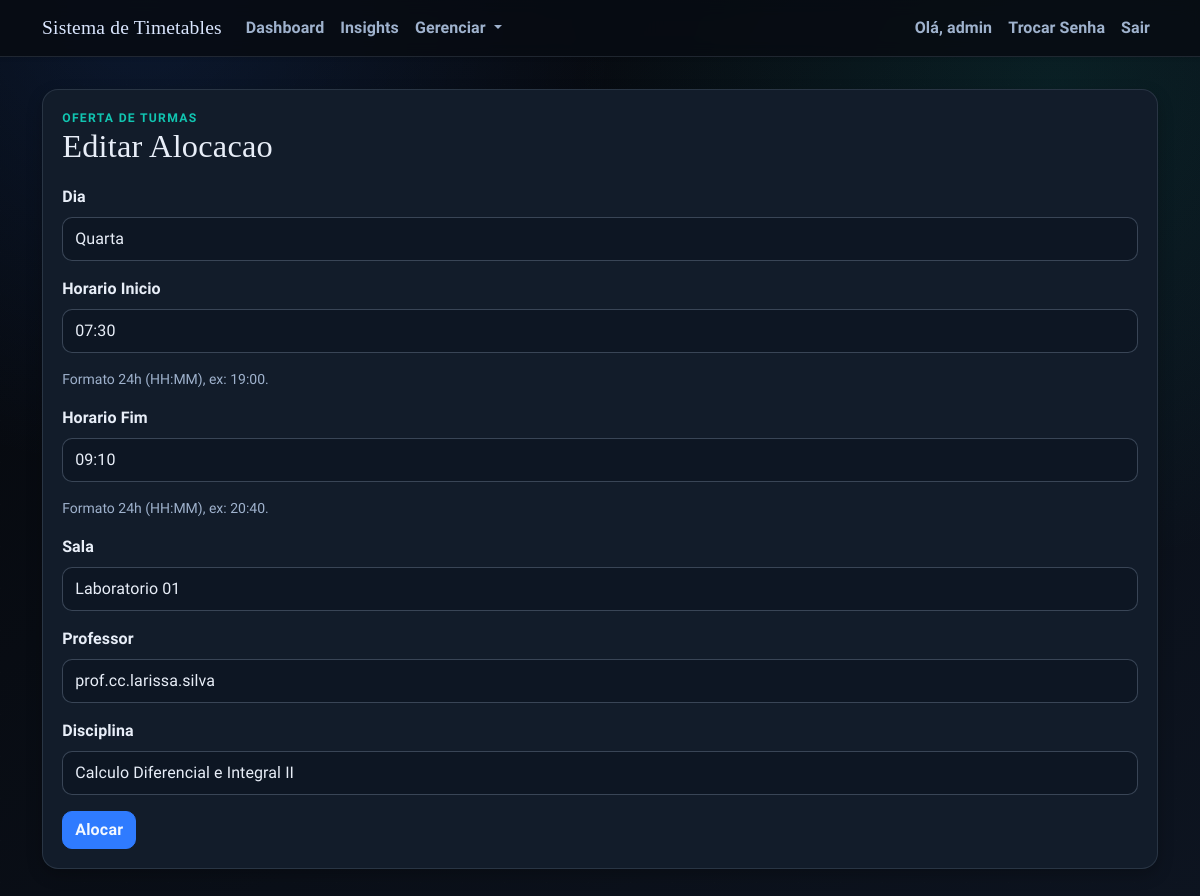
Page /timetable/edit/70 (signed in) on the committed database.
### app/models.py (models this page shows, shortened)
class User(UserMixin, db.Model):
    id = db.Column(db.Integer, primary_key=True)
    username = db.Column(db.String(64), unique=True, nullable=False)
    email = db.Column(db.String(120), unique=True, nullable=False)
    password_hash = db.Column(db.String(128))
    role = db.Column(db.String(20), default='professor')  # 'admin' or 'professor'
    def is_admin(self):
        return self.role == 'admin'

class Timetable(db.Model):
    id = db.Column(db.Integer, primary_key=True)
    dia = db.Column(db.String(20), nullable=False)  # e.g., 'Segunda', 'Terça'
    hora_inicio = db.Column(db.Time, nullable=False)
    hora_fim = db.Column(db.Time, nullable=False)
    sala_id = db.Column(db.Integer, db.ForeignKey('sala.id'), nullable=False)
    professor_id = db.Column(db.Integer, db.ForeignKey('user.id'), nullable=False)
    disciplina_id = db.Column(db.Integer, db.ForeignKey('disciplina.id'), nullable=False)
    sala = db.relationship('Sala', backref='timetables')
    professor = db.relationship('User', backref='timetables')
    disciplina = db.relationship('Disciplina', backref='timetables')
    __table_args__ = (
        db.UniqueConstraint('dia', 'hora_inicio', 'hora_fim', 'sala_id', name='unique_dia_horario_sala'),
        db.UniqueConstraint('dia', 'hora_inicio', 'hora_fim', 'professor_id', name='unique_dia_horario_professor'),
    )

### app/routes/admin.py (the view, shortened to what this page needs)
@bp.route("/timetable/edit/<int:id>", methods=["GET", "POST"])
@login_required
@admin_required
def edit_timetable(id):
    timetable = db.get_or_404(Timetable, id)
    form = TimetableForm()
    form.sala_id.choices = [(s.id, s.nome) for s in Sala.query.order_by(Sala.nome.asc()).all()]
    form.professor_id.choices = [
        (p.id, p.username) for p in User.query.filter_by(role="professor").order_by(User.username.asc()).all()
    ]
    form.disciplina_id.choices = [(d.id, d.nome) for d in Disciplina.query.order_by(Disciplina.nome.asc()).all()]
    if request.method == "GET":
        form.dia.data = timetable.dia
        form.hora_inicio.data = timetable.hora_inicio.strftime("%H:%M")
        form.hora_fim.data = timetable.hora_fim.strftime("%H:%M")
        form.sala_id.data = timetable.sala_id
        form.professor_id.data = timetable.professor_id
        form.disciplina_id.data = timetable.disciplina_id
    return render_template("timetable_form.html", form=form, title="Editar Alocacao")

### app/models.py (called while the page is built)
@login_manager.user_loader
def load_user(user_id):
    return db.session.get(User, int(user_id))

### app/routes/helpers.py (called while the page is built)
def admin_required_redirect():
    if getattr(current_user, "is_authenticated", False) and current_user.is_admin():
        return None
    flash("Acesso restrito ao administrador.", "danger")
    return redirect(url_for("main.index"))

def admin_required(view_func):
    @wraps(view_func)
    def wrapper(*args, **kwargs):
        guard = admin_required_redirect()
        if guard:
            return guard
        return view_func(*args, **kwargs)
    return wrapper

### templates/timetable_form.html (shortened to what this page needs)
{% extends "base.html" %}
{% from "_form_helpers.html" import render_field %}
{% block content %}
<section class="surface form-shell stagger-in">
  <div class="page-head">
    <div>
      <p class="eyebrow">Oferta de Turmas</p>
      <h1>{{ title }}</h1>
    </div>
  </div>
  <form method="POST" novalidate>
    {{ render_field(form.dia) }}
    {{ render_field(form.hora_inicio) }}
    <div class="form-text mb-3">Formato 24h (HH:MM), ex: 19:00.</div>
    {{ render_field(form.hora_fim) }}
    <div class="form-text mb-3">Formato 24h (HH:MM), ex: 20:40.</div>
    {{ render_field(form.sala_id) }}
    {{ render_field(form.professor_id) }}
    {{ render_field(form.disciplina_id) }}
    {{ form.submit(class="btn btn-primary") }}
  </form>
</section>
{% endblock %}

### templates/base.html (shortened to what this page needs)
<!doctype html>
<html lang="pt-br">
  <head>
    <link
      href="https://cdn.jsdelivr.net/npm/bootstrap@5.1.3/dist/css/bootstrap.min.css"
      rel="stylesheet"
    />
    <link rel="stylesheet" href="{{ url_for('static', filename='css/styles.css') }}" />
  </head>
  <body>
    <nav class="navbar navbar-expand-lg app-nav shadow-sm">
      <div class="container">
        <a class="navbar-brand" href="{{ url_for('main.index') }}">
          Sistema de Timetables
        </a>
        {% if current_user.is_authenticated %}
        <div class="collapse navbar-collapse" id="navbarNav">
          <ul class="navbar-nav me-auto">
            {% if current_user.is_admin() %}
            <li class="nav-item">
              <a class="nav-link" href="{{ url_for('main.admin_dashboard') }}">Dashboard</a>
            </li>
            <li class="nav-item">
              <a class="nav-link" href="{{ url_for('main.admin_insights') }}">Insights</a>
            </li>
            <li class="nav-item dropdown">
              <a
                class="nav-link dropdown-toggle"
                href="#"
                id="adminDropdown"
                role="button"
                data-bs-toggle="dropdown"
                aria-expanded="false"
              >
                Gerenciar
              </a>
            </li>
            {% else %}
            <li class="nav-item">
              <a class="nav-link" href="{{ url_for('main.professor_dashboard') }}">Minhas Turmas</a>
            </li>
            {% endif %}
          </ul>
          <ul class="navbar-nav">
            <li class="nav-item">
              <span class="nav-link">Olá, {{ current_user.username }}</span>
            </li>
            <li class="nav-item">
              <a class="nav-link" href="{{ url_for('main.change_password') }}">Trocar Senha</a>
            </li>
            <li class="nav-item">
              <a class="nav-link" href="{{ url_for('main.logout') }}">Sair</a>
            </li>
          </ul>
        </div>
        {% endif %}
      </div>
    </nav>
    <main class="container app-main">
      {% block content %}{% endblock %}
    </main>
  </body>
</html>

### templates/_form_helpers.html (shortened to what this page needs)
{% macro render_field(field, class_name='form-control') %}
<div class="mb-3">
  {{ field.label(class="form-label") }}
  {% if field.type in ['SelectField'] %}
  {% set base_class = 'form-select' %}
  {% else %}
  {% set base_class = class_name %}
  {% endif %}
  {% set field_class = base_class + (' is-invalid' if field.errors else '') %}
  {{ field(class=field_class) }}
</div>
{% endmacro %}

### static/css/styles.css (style rules this page uses)
:root { --bg-1: #05070b; --bg-2: #0d1420; --surface: #121c2a; --surface-soft: #192636; --ink-1: #e8eef8; --ink-2: #9fb2cd; --line: #273954; --brand: #2f7bff; --brand-strong: #1f5fd0; --accent: #11c5b1; --accent-strong: #0d9788; --ok: #22c55e; --danger: #f25f7a; --warning: #f4b642; --radius-lg: 16px; --radius-md: 10px; --shadow-soft: 0 10px 26px rgba(0, 0, 0, 0.3); --shadow-subtle: 0 6px 16px rgba(0, 0, 0, 0.24); }
* { box-sizing: border-box; }
body { margin: 0; min-height: 100vh; font-family: "Source Sans 3", "Trebuchet MS", sans-serif; color: var(--ink-1); background: radial-gradient(circle at 12% 0%, rgba(47, 123, 255, 0.14), transparent 34%), radial-gradient(circle at 88% 10%, rgba(17, 197, 177, 0.1), transparent 36%), linear-gradient(145deg, var(--bg-1) 0%, var(--bg-2) 100%); }
body::before { content: ""; position: fixed; inset: 0; pointer-events: none; background-image: linear-gradient(rgba(255, 255, 255, 0.02) 1px, transparent 1px), linear-gradient(90deg, rgba(255, 255, 255, 0.02) 1px, transparent 1px); background-size: 42px 42px; opacity: 0.36; z-index: -1; }
h1, h2, h3, h4, h5, h6, .navbar-brand { font-family: "Bree Serif", Georgia, serif; letter-spacing: 0.2px; }
h1 { margin: 0; font-size: clamp(1.8rem, 2.7vw, 2.4rem); color: var(--ink-1); }
p, label, span, li, input, select, button { letter-spacing: 0.1px; }
.app-nav { position: relative; z-index: 1050; overflow: visible; border-bottom: 1px solid rgba(159, 178, 205, 0.16); backdrop-filter: blur(8px); background: rgba(7, 12, 19, 0.88); }
.navbar-brand { display: inline-flex; align-items: center; gap: 0; color: #dbe7ff !important; font-size: 1.22rem; }
.navbar-nav .nav-link { color: var(--ink-2) !important; font-weight: 700; border-radius: 999px; transition: background 0.2s ease, color 0.2s ease; }
.app-main { padding-top: 2rem; padding-bottom: 2.4rem; }
.page-head { display: flex; flex-wrap: wrap; align-items: center; justify-content: space-between; gap: 0.8rem; margin-bottom: 1.15rem; }
.eyebrow { margin: 0; text-transform: uppercase; font-size: 0.76rem; letter-spacing: 1.3px; color: var(--accent); font-weight: 800; }
.surface { background: var(--surface); border: 1px solid rgba(159, 178, 205, 0.16); border-radius: var(--radius-lg); box-shadow: var(--shadow-subtle); }
.form-shell, .table-shell, .section-shell { padding: 1.2rem; }
.form-label { font-weight: 700; color: var(--ink-1); }
.form-control, .form-select { border-radius: var(--radius-md); border: 1px solid rgba(159, 178, 205, 0.3); background: #0d1623; color: var(--ink-1); min-height: 44px; }
.form-control::placeholder { color: rgba(159, 178, 205, 0.75); }
.form-select option { background: #111b2a; color: var(--ink-1); }
.form-text { color: var(--ink-2); }
.btn { border-radius: 10px; font-weight: 700; letter-spacing: 0.2px; border-width: 1px; transition: background-color 0.2s ease, border-color 0.2s ease, color 0.2s ease; }
.btn-primary { color: #f3f8ff; background: var(--brand); border-color: var(--brand); }
.stagger-in { animation: riseIn 0.45s ease both; }

### rows in the picture
User: username "admin"
Timetable: dia "Quarta", hora_inicio "07:30", hora_fim "09:10", sala_id "Laboratorio 01", professor_id "prof.cc.larissa.silva", disciplina_id "Calculo Diferencial e Integral II"

### other values in the picture
{{ title }} "Editar Alocacao"
{{ field.label(class="form-label") }} "Dia Horario Inicio Horario Fim Sala Professor Disciplina"
